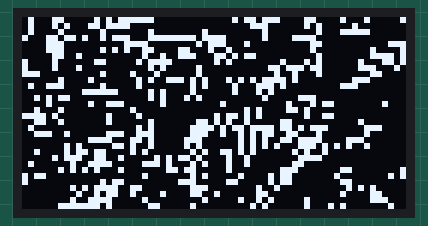
Recording of a program running on a simulated Raspberry Pi Pico running MicroPython. On the bench: 128×64 one-colour display. Random numbers come from a fixed seed; library files of the repository ran but are not shown: ssd1306.py.

Above: at 0.57 s.
At 5.22 s:
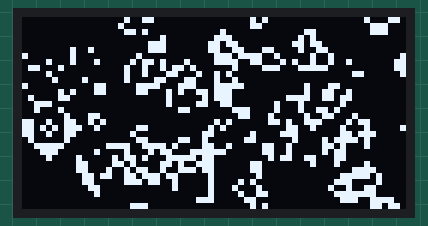
At 10.34 s:
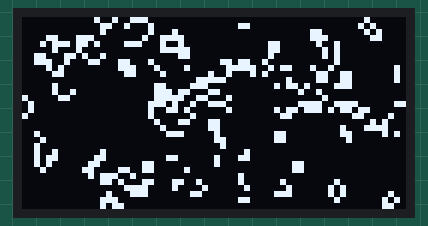
At 19.9 s:
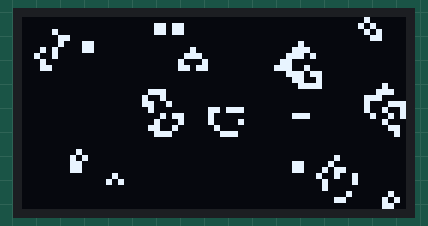
At 29.88 s:
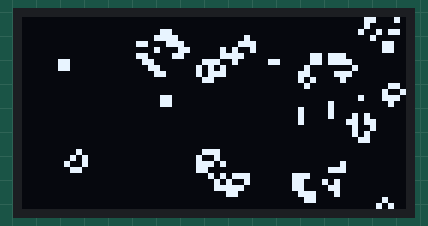
At 39.66 s:
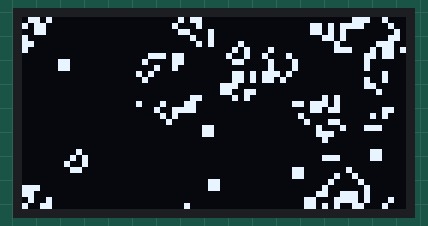

The program:

game_of_life.py
```python
# I2C Setup for my particular screen (ssd1306) taken from Random Nerd Tutorials
# Complete project details at https://RandomNerdTutorials.com/raspberry-pi-pico-ssd1306-oled-micropython/
# Uses Adafruit ssd1306 driver

from machine import Pin, SoftI2C
import ssd1306
import time
import random

target_framerate = 10
ticks_per_second = int(1000 / target_framerate)

# You can choose any other combination of I2C pins
i2c = SoftI2C(scl=Pin(5), sda=Pin(4))

oled_width = 128
oled_height = 64
oled = ssd1306.SSD1306_I2C(oled_width, oled_height, i2c)

# Conway's Game of Life

# Rules:
# 1. Live cell with fewer than 2 live neighbours dies
# 2. Any cell with 3 live neighbours survives
# 3. Any cell with more than 3 neighbours dies
# 4. Any dead cell with exactly 3 neighbours becomes live

cell_size = 2 # width and height of cells when drawn on the display. 1 is very slow!
cells_w = int(oled_width / cell_size)
cells_h = int(oled_height / cell_size)
prev_states = [0] * (cells_w * cells_h)
curr_states = [0] * (cells_w * cells_h)

prev_living = 0
stable_generations = 0
stable_generation_limit = 20


def fill_random_states(states):
    global prev_living

    prev_living = 0
    for i in range(len(states)):
        states[i] = random.getrandbits(1) # returns a random number with 1 bit, so 0 or 1
        prev_living += states[i]

# Will be switched to prev_states on first iteration
fill_random_states(curr_states)


# Everything merged into one function gives the best performance
def update():
    global cells_w, cells_h, cell_size
    global prev_states, curr_states
    global prev_living, stable_generations

    # Reset if things have gotten too stable
    if stable_generations > stable_generation_limit:
        print("Reached stable generation limit ({}). Resetting.".format(stable_generation_limit))
        fill_random_states(curr_states)
        stable_generations = 0

    # Swap current and previous generations
    temp_states = prev_states
    prev_states = curr_states
    curr_states = temp_states

    # For inlining get_live_neighbour_count
    w = cells_w
    h = cells_h
    size = w * h
    states = prev_states

    # Clear the oled
    oled.fill(0)

    # Update and overwrite states
    curr_living = 0
    for y in range(h):
        for x in range(w):
            i = y * w + x

            # Putting this code inline seems to give a minor performance uplift vs a separate function
            # Currently it takes about 150ms for the inlined version and 230ms for the function call version
            lofs = -1 if x > 0 else w-1
            rofs = 1 if x < w-1 else -w+1
            tofs = -w if y > 0 else size-w
            bofs = w if y < h-1 else -size+w

            # Calculate neighbours
            count = 0
            count += states[i + tofs + lofs] # 1: Top Left
            count += states[i + tofs]        # 2: Top
            count += states[i + tofs + rofs] # 3: Top Right
            count += states[i + lofs]        # 4: Left
            count += states[i + rofs]        # 5: Right
            count += states[i + bofs + lofs] # 6: Bottom Left
            count += states[i + bofs]        # 7: Bottom
            count += states[i + bofs + rofs] # 8: Bottom Right

            state = prev_states[i]
            if count == 3:
                state = 1
            elif count != 2:
                state = 0
            curr_states[i] = state
            curr_living += state

            # Draw the current cell if it is alive
            if state == 1:
                for cy in range(cell_size):
                    for cx in range(cell_size):
                        oled.pixel(x * cell_size + cx, y * cell_size + cy, 1)

    oled.show()

    # This technique is not infallible, but should generally reset when things get too stable
    if abs(curr_living - prev_living) < 4:
        stable_generations += 1
    else:
        prev_living = curr_living


def refresh():
    update()


# Main loop
while True:
    ticks = time.ticks_ms()

    refresh()

    # Currently I'm not even hitting 10fps, so perhaps this is not very useful!
    # This time keeping code sucks anyway...
    tick_delta = time.ticks_diff(time.ticks_ms(), ticks)
    #time.sleep_ms(ticks_per_second - tick_delta)
    #print(tick_delta)
```
